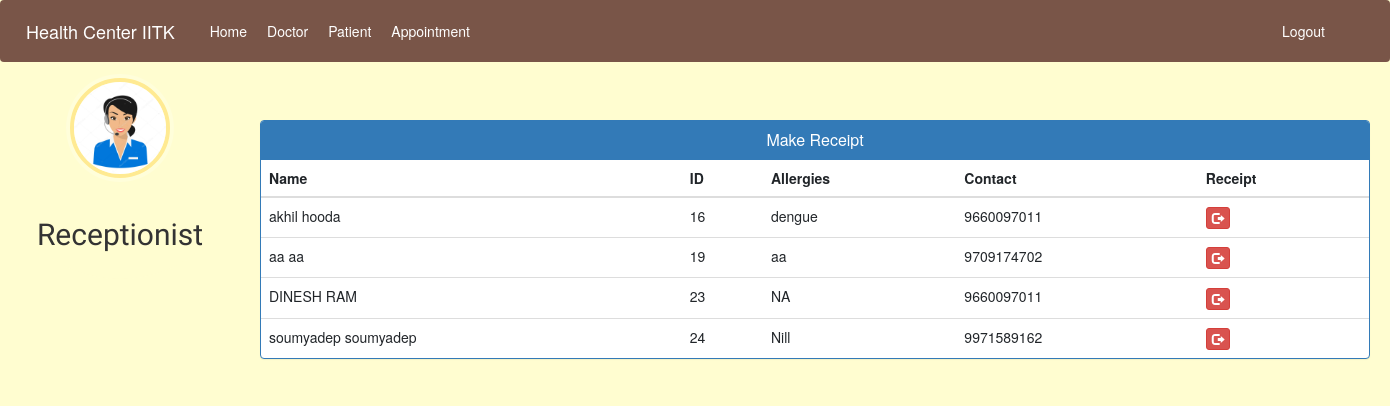
The page /admin-discharge-patient (signed in) on the database as committed earlier.
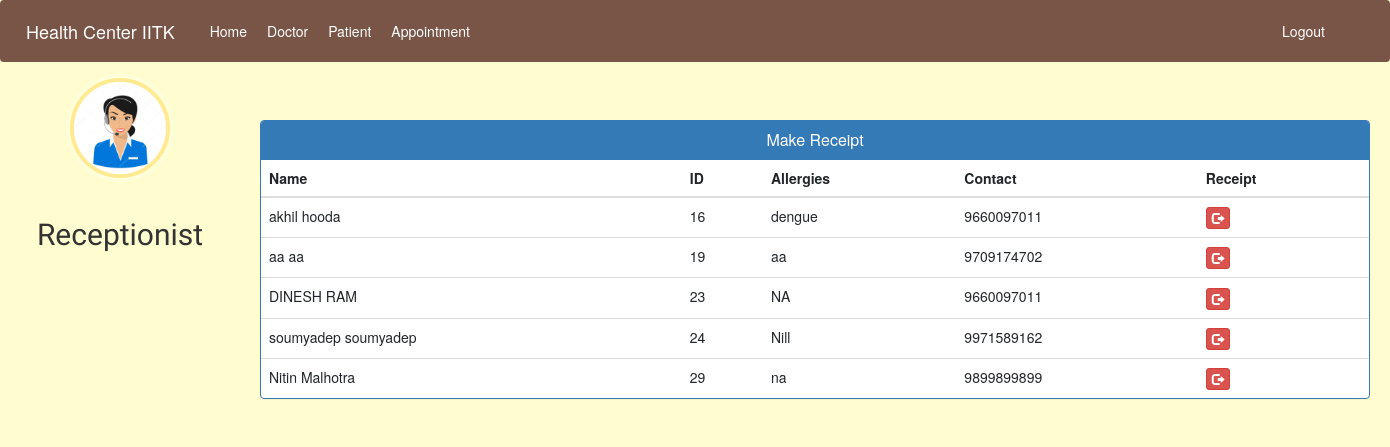
The same page on the database as committed later.
### hospital/models.py (models this page shows, shortened)
class Patient(models.Model):
    user = models.OneToOneField(User, on_delete=models.CASCADE)
    profile_pic = models.ImageField(
        upload_to='profile_pic/PatientProfilePic/', default='../static/images/error.jpg', null=True, blank=True)
    address = models.CharField(max_length=40)
    mobile = models.CharField(max_length=20, null=False)
    symptoms = models.CharField(max_length=100, null=False)
    assignedDoctorId = models.PositiveIntegerField(null=True)
    admitDate = models.DateField(auto_now=True)
    status = models.BooleanField(default=False)
    @property
    def get_name(self):
        return self.user.first_name+" "+self.user.last_name
    @property
    def get_id(self):
        return self.user.id

### hospital/views.py (the view)
# urls.py: path('admin-discharge-patient', views.admin_discharge_patient_view,
@login_required(login_url='adminlogin')
@user_passes_test(is_admin)
def admin_discharge_patient_view(request):
    patients = models.Patient.objects.all().filter(status=True)
    return render(request, 'hospital/admin_discharge_patient.html', {'patients': patients})

### hospital/views.py (called while the page is built)
def is_admin(user):
    return user.groups.filter(name='ADMIN').exists()

### templates/hospital/admin_discharge_patient.html (shortened to what this page needs)
{% extends 'hospital/admin_base.html' %}
{% block content %}
<head>
  <link href="//netdna.bootstrapcdn.com/bootstrap/3.0.0/css/bootstrap.min.css" rel="stylesheet" id="bootstrap-css">
</head>
<div class="container">
  <br/>
  <br/>
  <br/>
  <br/>
  <div class="panel panel-primary">
    <div class="panel-heading">
      <h6 class="panel-title">Make Receipt</h6>
    </div>
    <table class="table table-hover" id="dev-table">
      <thead>
        <tr>
          <th>Name</th>
          <th>ID</th>
          <th>Allergies</th>
          <th>Contact</th>
          <th>Receipt</th>
        </tr>
      </thead>
      {% for p in patients %}
      <tr>
        <td> {{p.get_name}}</td>
        <td>{{p.get_id}}</td>
        <td>{{p.symptoms}}</td>
        <td>{{p.mobile}}</td>
        <td><a class="btn btn-danger btn-xs" href="{% url 'discharge-patient' p.id  %}"><span class="glyphicon glyphicon-log-out"></span></a></td>
      </tr>
      {% endfor %}
    </table>
  </div>
</div>
{% endblock content %}

Rows that differ between the two databases and show on the page:
added Patient: get_name "Nitin Malhotra", get_id "29", symptoms "na", mobile "9899899899"
